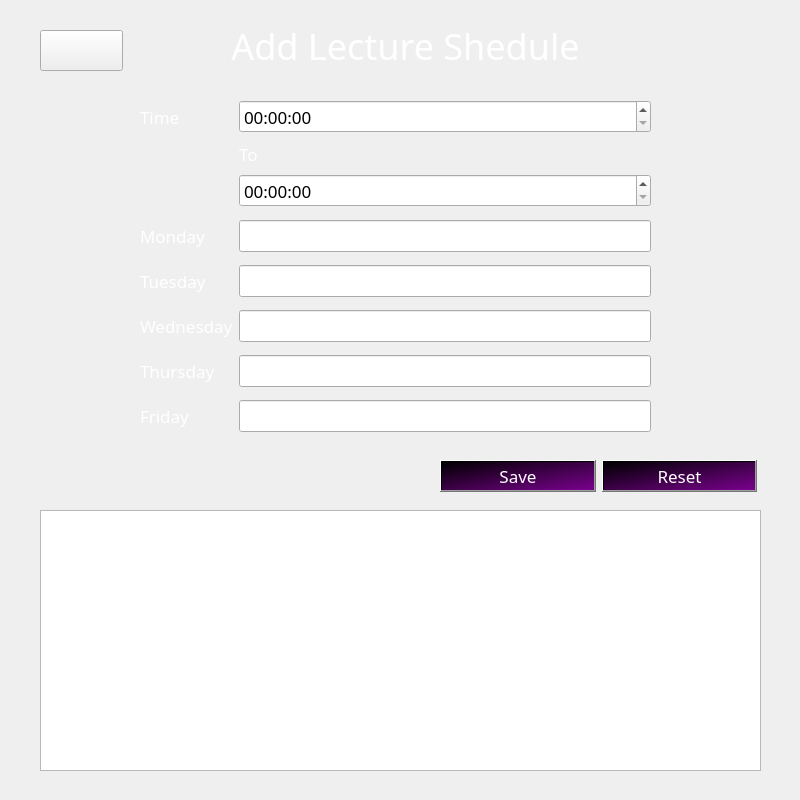
<?xml version="1.0" encoding="UTF-8"?>
<ui version="4.0">
 <class>AddLectureShedule</class>
 <widget class="QDialog" name="AddLectureShedule">
  <property name="geometry">
   <rect>
    <x>0</x>
    <y>0</y>
    <width>800</width>
    <height>800</height>
   </rect>
  </property>
  <property name="maximumSize">
   <size>
    <width>800</width>
    <height>800</height>
   </size>
  </property>
  <property name="font">
   <font>
    <family>Sitka Banner</family>
   </font>
  </property>
  <property name="windowTitle">
   <string>AddLectureShedule</string>
  </property>
  <property name="windowIcon">
   <iconset resource="src.qrc">
    <normaloff>:/images/ghjk.png</normaloff>:/images/ghjk.png</iconset>
  </property>
  <widget class="QLabel" name="label">
   <property name="geometry">
    <rect>
     <x>210</x>
     <y>10</y>
     <width>391</width>
     <height>71</height>
    </rect>
   </property>
   <property name="font">
    <font>
     <family>Sitka Banner</family>
     <pointsize>27</pointsize>
    </font>
   </property>
   <property name="styleSheet">
    <string notr="true">color: rgb(255, 255, 255);</string>
   </property>
   <property name="text">
    <string>Add Lecture Shedule</string>
   </property>
   <property name="alignment">
    <set>Qt::AlignmentFlag::AlignCenter</set>
   </property>
  </widget>
  <widget class="QWidget" name="formLayoutWidget">
   <property name="geometry">
    <rect>
     <x>140</x>
     <y>100</y>
     <width>511</width>
     <height>340</height>
    </rect>
   </property>
   <layout class="QFormLayout" name="formLayout">
    <property name="verticalSpacing">
     <number>13</number>
    </property>
    <item row="0" column="0">
     <widget class="QLabel" name="label_2">
      <property name="font">
       <font>
        <family>Sitka Banner</family>
        <pointsize>13</pointsize>
       </font>
      </property>
      <property name="styleSheet">
       <string notr="true">color: rgb(255, 255, 255);</string>
      </property>
      <property name="text">
       <string>Time</string>
      </property>
     </widget>
    </item>
    <item row="0" column="1">
     <widget class="QTimeEdit" name="StartTime">
      <property name="font">
       <font>
        <family>Sitka Banner</family>
        <pointsize>13</pointsize>
       </font>
      </property>
     </widget>
    </item>
    <item row="1" column="1">
     <widget class="QLabel" name="label_3">
      <property name="maximumSize">
       <size>
        <width>16777215</width>
        <height>15</height>
       </size>
      </property>
      <property name="font">
       <font>
        <family>Sitka Banner</family>
        <pointsize>13</pointsize>
       </font>
      </property>
      <property name="styleSheet">
       <string notr="true">color: rgb(255, 255, 255);</string>
      </property>
      <property name="text">
       <string>To</string>
      </property>
      <property name="margin">
       <number>0</number>
      </property>
     </widget>
    </item>
    <item row="2" column="1">
     <widget class="QTimeEdit" name="EndTime">
      <property name="font">
       <font>
        <family>Sitka Banner</family>
        <pointsize>13</pointsize>
       </font>
      </property>
     </widget>
    </item>
    <item row="3" column="0">
     <widget class="QLabel" name="label_4">
      <property name="font">
       <font>
        <family>Sitka Banner</family>
        <pointsize>13</pointsize>
       </font>
      </property>
      <property name="styleSheet">
       <string notr="true">color: rgb(255, 255, 255);</string>
      </property>
      <property name="text">
       <string>Monday</string>
      </property>
     </widget>
    </item>
    <item row="3" column="1">
     <widget class="QLineEdit" name="Monday">
      <property name="font">
       <font>
        <family>Sitka Banner</family>
        <pointsize>13</pointsize>
       </font>
      </property>
     </widget>
    </item>
    <item row="4" column="0">
     <widget class="QLabel" name="label_5">
      <property name="font">
       <font>
        <family>Sitka Banner</family>
        <pointsize>13</pointsize>
       </font>
      </property>
      <property name="styleSheet">
       <string notr="true">color: rgb(255, 255, 255);</string>
      </property>
      <property name="text">
       <string>Tuesday</string>
      </property>
     </widget>
    </item>
    <item row="4" column="1">
     <widget class="QLineEdit" name="Tuesday">
      <property name="font">
       <font>
        <family>Sitka Banner</family>
        <pointsize>13</pointsize>
       </font>
      </property>
     </widget>
    </item>
    <item row="5" column="0">
     <widget class="QLabel" name="label_6">
      <property name="font">
       <font>
        <family>Sitka Banner</family>
        <pointsize>13</pointsize>
       </font>
      </property>
      <property name="styleSheet">
       <string notr="true">color: rgb(255, 255, 255);</string>
      </property>
      <property name="text">
       <string>Wednesday</string>
      </property>
     </widget>
    </item>
    <item row="5" column="1">
     <widget class="QLineEdit" name="Wednesday">
      <property name="font">
       <font>
        <family>Sitka Banner</family>
        <pointsize>13</pointsize>
       </font>
      </property>
     </widget>
    </item>
    <item row="6" column="0">
     <widget class="QLabel" name="label_7">
      <property name="font">
       <font>
        <family>Sitka Banner</family>
        <pointsize>13</pointsize>
       </font>
      </property>
      <property name="styleSheet">
       <string notr="true">color: rgb(255, 255, 255);</string>
      </property>
      <property name="text">
       <string>Thursday</string>
      </property>
     </widget>
    </item>
    <item row="6" column="1">
     <widget class="QLineEdit" name="Thursday">
      <property name="font">
       <font>
        <family>Sitka Banner</family>
        <pointsize>13</pointsize>
       </font>
      </property>
     </widget>
    </item>
    <item row="7" column="0">
     <widget class="QLabel" name="label_8">
      <property name="font">
       <font>
        <family>Sitka Banner</family>
        <pointsize>13</pointsize>
       </font>
      </property>
      <property name="styleSheet">
       <string notr="true">color: rgb(255, 255, 255);</string>
      </property>
      <property name="text">
       <string>Friday</string>
      </property>
     </widget>
    </item>
    <item row="7" column="1">
     <widget class="QLineEdit" name="Friday">
      <property name="font">
       <font>
        <family>Sitka Banner</family>
        <pointsize>13</pointsize>
       </font>
      </property>
     </widget>
    </item>
   </layout>
  </widget>
  <widget class="QTableView" name="LecTable">
   <property name="geometry">
    <rect>
     <x>40</x>
     <y>510</y>
     <width>721</width>
     <height>261</height>
    </rect>
   </property>
  </widget>
  <widget class="QWidget" name="layoutWidget">
   <property name="geometry">
    <rect>
     <x>440</x>
     <y>460</y>
     <width>317</width>
     <height>33</height>
    </rect>
   </property>
   <layout class="QHBoxLayout" name="horizontalLayout">
    <item>
     <widget class="QPushButton" name="SaveLec">
      <property name="font">
       <font>
        <family>Sitka Banner</family>
        <pointsize>13</pointsize>
       </font>
      </property>
      <property name="cursor">
       <cursorShape>PointingHandCursor</cursorShape>
      </property>
      <property name="styleSheet">
       <string notr="true">background-color: qlineargradient(spread:pad, x1:0, y1:0, x2:1, y2:1, stop:0 rgba(0, 0, 0, 255), stop:1 rgba(122, 1, 142, 255));
color: rgb(255, 255, 255);</string>
      </property>
      <property name="text">
       <string>Save</string>
      </property>
     </widget>
    </item>
    <item>
     <widget class="QPushButton" name="ResetLec">
      <property name="font">
       <font>
        <family>Sitka Banner</family>
        <pointsize>13</pointsize>
       </font>
      </property>
      <property name="cursor">
       <cursorShape>PointingHandCursor</cursorShape>
      </property>
      <property name="styleSheet">
       <string notr="true">background-color: qlineargradient(spread:pad, x1:0, y1:0, x2:1, y2:1, stop:0 rgba(0, 0, 0, 255), stop:1 rgba(122, 1, 142, 255));
color: rgb(255, 255, 255);</string>
      </property>
      <property name="text">
       <string>Reset</string>
      </property>
     </widget>
    </item>
   </layout>
  </widget>
  <widget class="QLabel" name="label_9">
   <property name="geometry">
    <rect>
     <x>-100</x>
     <y>-1</y>
     <width>1251</width>
     <height>801</height>
    </rect>
   </property>
   <property name="styleSheet">
    <string notr="true">image: url(:/images/6070859.jpg);</string>
   </property>
   <property name="text">
    <string/>
   </property>
  </widget>
  <widget class="QPushButton" name="BackLec">
   <property name="geometry">
    <rect>
     <x>40</x>
     <y>30</y>
     <width>83</width>
     <height>41</height>
    </rect>
   </property>
   <property name="cursor">
    <cursorShape>PointingHandCursor</cursorShape>
   </property>
   <property name="styleSheet">
    <string notr="true">image: url(:/images/left-arrow.png);</string>
   </property>
   <property name="text">
    <string/>
   </property>
  </widget>
  <zorder>label_9</zorder>
  <zorder>label</zorder>
  <zorder>formLayoutWidget</zorder>
  <zorder>LecTable</zorder>
  <zorder>layoutWidget</zorder>
  <zorder>BackLec</zorder>
 </widget>
 <resources>
  <include location="src.qrc"/>
 </resources>
 <connections/>
</ui>
